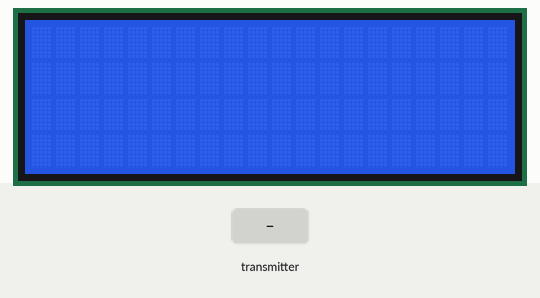
The sketch below on a simulated Arduino Uno, built with avr-gcc and run on an emulated ATmega328P. Parts: 20×4 character LCD. Inputs (shaded band) come from the test bench. No radio packets arrive unless stated; what the sketch prints to the serial monitor is not drawn.

Above: at 1.2 s.
1.3 s: the transmitter starts sending node1.0 = 0
At 2.2 s:
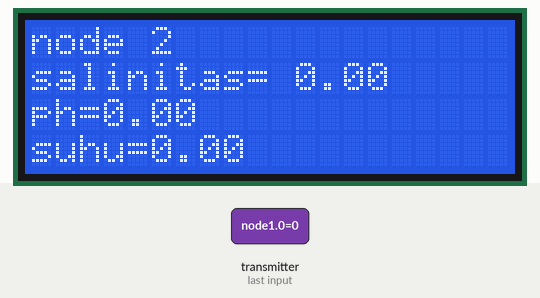
2.8 s: the transmitter starts sending node1.1 = 100
At 4.1 s:
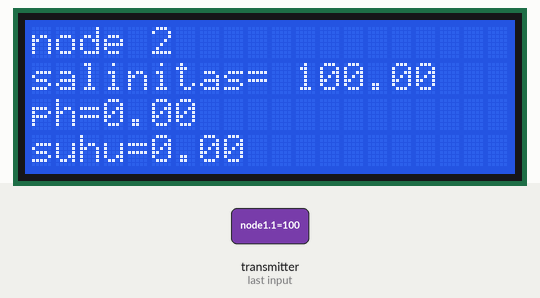
5.8 s: the transmitter starts sending node1.2 = 25
At 8.0 s:
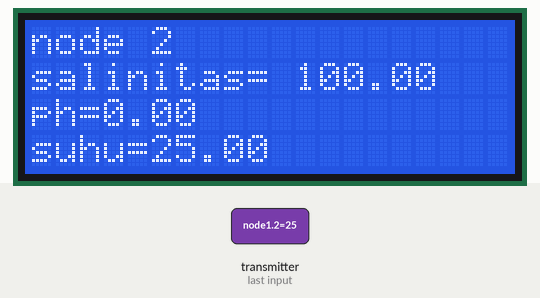
8.4 s: the transmitter starts sending node1.0 = 50
At 10.3 s:
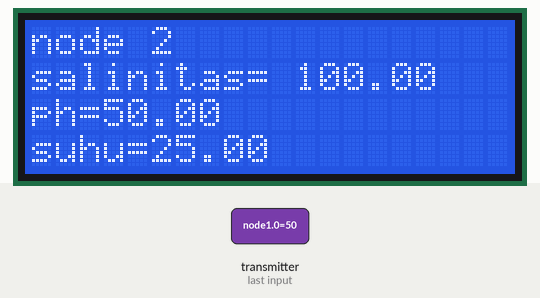
10.7 s: the transmitter starts sending node1.1 = 0
At 12.6 s:
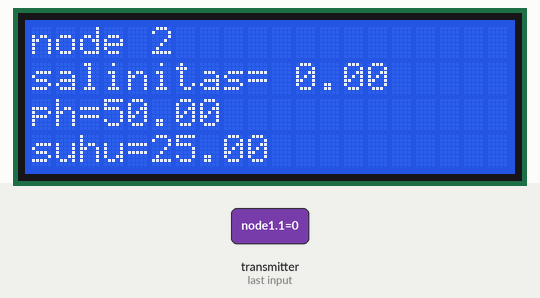
12.9 s: the transmitter starts sending node1.2 = 0
At 14.8 s:
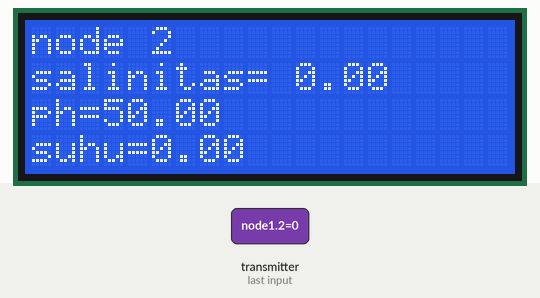
Timing chart, 0 to 16.3 s (numbered marks = the images above; inputs shaded):
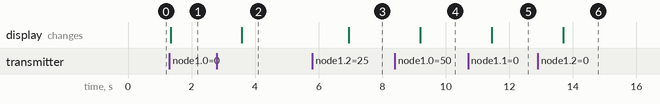

The sketch:

master_board.ino
```cpp
#include <SoftwareSerial.h>
#include <LiquidCrystal_I2C.h>
#include <SPI.h>
#include <nRF24L01.h>
#include <RF24.h>
#include <Wire.h>
SoftwareSerial s(5,6);
#include <ArduinoJson.h>

LiquidCrystal_I2C lcd = LiquidCrystal_I2C(0x27, 20, 4);
//create an RF24 object
RF24 radio(7, 8);  // CE, CSN
float nilai;
float node1[5];
float node2[5];

//address through which two modules communicate.
const byte address[6] = {0xF0F0F0F0E1LL, 0xF0F0F0F0E2LL, 0xF0F0F0F0E3LL} ;

void setup()
{
  lcd.begin();
  lcd.backlight();
  radio.begin();
  radio.setDataRate(RF24_250KBPS);
  //set the address
  radio.openReadingPipe(0, address[0]);
  radio.openReadingPipe(1, address[1]);

  //Set module as receiver
  radio.startListening();
  Serial.begin(9600);
  s.begin(9600);
}

void loop() {

float  kondisi = 0 ;
  byte nomorPipa = 0;
if ( kondisi == 0 )
{
while(radio.available(&nomorPipa)){
      if(nomorPipa+1 == 1){
        radio.read(&node1, sizeof(node1));
        Serial.println ("node1");
        Serial.println (node1[0]);
        Serial.println (node1[1]);
        Serial.println (node1[2]);
        lcd.clear();
        lcd.setCursor(0,0);
        lcd.print("node 1");
        lcd.setCursor(0,1);
        lcd.print("salinitas= ");
        lcd.print (node1[1]);
        lcd.setCursor(0,2);
        lcd.print("ph=");
        lcd.print(node1[0]);
        lcd.setCursor(0,3);
        lcd.print("suhu=");
        lcd.print(node1[2]);
        }

         else if(nomorPipa+1 == 2){
        radio.read(&node2, sizeof(node2));
        Serial.println ("node2");
        Serial.println (node2[0]);
        Serial.println (node2[1]);
        Serial.println (node2[2]);
        lcd.clear();
        lcd.setCursor(0,0);
        lcd.print("node 2");
        lcd.setCursor(0,1);
        lcd.print("salinitas= ");
        lcd.print (node2[1]);
        lcd.setCursor(0,2);
        lcd.print("ph=");
        lcd.print(node2[0]);
        lcd.setCursor(0,3);
        lcd.print("suhu=");
        lcd.print(node2[2]);
         }

      else{
        Serial.println("Tetap Semangat, tetap semangat, uuuuu, tetap semangat");
      }
 delay (1000);


 StaticJsonBuffer<1000> jsonBuffer;
 JsonObject& root = jsonBuffer.createObject();
  root["suhu1"] = node1[2];
  root["ph1"] = node1[0];
  root["salinitas1"] = node1[1];
  root["suhu2"] = node2[0];
  root["ph2"] = node2[1];
  root["salinitas2"] = node2[2];
 root.printTo(s);
    }
  }
}
```

Measured:
- after the input at 1.3 s, the display: changes at once (image 1)
- after the input at 2.8 s, the display: changes after 0.78 s (image 2)
- after the input at 5.8 s, the display: changes after 1.2 s (image 3)
- after the input at 8.4 s, the display: changes after 0.80 s (image 4)
- after the input at 10.7 s, the display: changes after 0.75 s (image 5)
- after the input at 12.9 s, the display: changes after 0.80 s (image 6)
